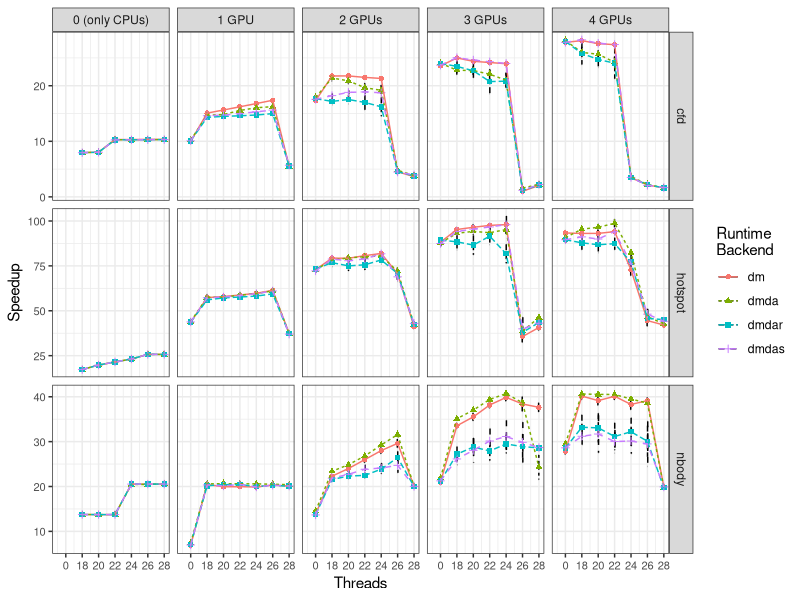

R code for this plot:
library(ggplot2)
library(plyr)
entry <- c("BENCH", "backend", "size", "block_size", "thread", "gpus")
dados_all <- read.csv("../dados/idcin-2/starpu_sched/data_R_starpu_sched.csv", header=TRUE, sep=";")
serial <- dados_all[grep("^SERIAL$",dados_all$backend),]
serial_stat <- ddply(serial, entry, summarise,
                     n=length(time), mean=mean(time), sd=sd(time),
                     se=sd/sqrt(n), ci=se*qt(.95/2 + .5, n-1))

# calculate speedup
dados <- dados_all[grep("SERIAL", dados_all$backend, invert=TRUE),] #eliminate SERIAL
dados <- dados[((dados$BENCH == "hotspot") & (dados$size == 16384) & (dados$block_size == 1024)) | 
					((dados$BENCH == "nbody") & (dados$size == 98304) & (dados$block_size == 2048)) |
					((dados$BENCH == "cfd") & (dados$size == 131072) & (dados$block_size == 2048)),]
dados <- dados[(dados$thread != 2) & (dados$thread != 4) &
					(dados$thread != 6) & (dados$thread != 8) & 
					(dados$thread != 10) & (dados$thread != 12) & 
					(dados$thread != 14) & (dados$thread != 16) &
					(dados$thread != 25) & (dados$thread != 27),]
dados$speedup <- 1:nrow(dados)
for(i in 1:nrow(dados)){
	name <- dados[i,]$BENCH
	sz <- dados[i,]$size
	tserial <- serial_stat[(serial_stat$BENCH == name) & (serial_stat$size == sz),]$mean
	dados[i,]$speedup <- tserial / dados[i,]$time
}

# rename GPUs label
dados[dados$gpus == 0, "gpus"] <- as.character("0 (only CPUs)")
dados[dados$gpus == 1, "gpus"] <- as.character("1 GPU")
dados[dados$gpus == 2, "gpus"] <- as.character("2 GPUs")
dados[dados$gpus == 3, "gpus"] <- as.character("3 GPUs")
dados[dados$gpus == 4, "gpus"] <- as.character("4 GPUs")
# rename backends
dados$backend <- ifelse(dados$backend == "PARALLEL_BACK_STARPU_dmda", "dmda", as.character(dados$backend))
dados$backend <- ifelse(dados$backend == "PARALLEL_BACK_STARPU_dm", "dm", as.character(dados$backend))
dados$backend <- ifelse(dados$backend == "PARALLEL_BACK_STARPU_dmdar", "dmdar", as.character(dados$backend))
dados$backend <- ifelse(dados$backend == "PARALLEL_BACK_STARPU_dmdas", "dmdas", as.character(dados$backend))
# renamete thread 0
dados[dados$thread == 0, "thread"] <- as.integer(16)

dados_stat <- ddply(dados, entry, summarise, 
                     n=length(speedup), mean=mean(speedup), sd=sd(speedup), se=sd/sqrt(n),
                     ci=se*qt(.95/2 + .5, n-1))

# The errorbars overlapped, so use position_dodge to move them horizontally
pd <- position_dodge(0.1) # move them .05 to the left and right

ggplot(dados_stat, aes(x=thread, y=mean, color=factor(backend), shape=factor(backend), linetype=factor(backend)))+
    geom_errorbar(aes(ymin=mean-ci, ymax=mean+ci), color="black", width=.1, position=pd) +
    geom_point() +
    geom_line() +
    theme_bw() +
    scale_colour_discrete(name="Runtime\nBackend") +
    scale_shape_discrete(name="Runtime\nBackend") +
    scale_linetype_discrete(name="Runtime\nBackend") +
    theme(axis.text.x = element_text(size=8), axis.text.y= element_text(size=8)) + 
    xlab("Threads") +
    ylab("Speedup") + 
    scale_x_continuous(limits=c(15,28), breaks=c(16,18,20,22,24,26,28), labels=c("0", "18", "20", "22", "24", "26", "28")) +
    #scale_y_continuous(limits=c(0,110), breaks=seq(0,100,10)) +
    facet_grid(BENCH ~ gpus, scales = "free_y")